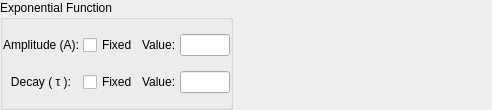
<?xml version="1.0" encoding="UTF-8"?>
<ui version="4.0">
 <class>Form</class>
 <widget class="QWidget" name="Form">
  <property name="geometry">
   <rect>
    <x>0</x>
    <y>0</y>
    <width>492</width>
    <height>110</height>
   </rect>
  </property>
  <property name="minimumSize">
   <size>
    <width>0</width>
    <height>110</height>
   </size>
  </property>
  <property name="maximumSize">
   <size>
    <width>16777215</width>
    <height>110</height>
   </size>
  </property>
  <property name="windowTitle">
   <string>Form</string>
  </property>
  <layout class="QHBoxLayout" name="horizontalLayout" stretch="0">
   <property name="spacing">
    <number>0</number>
   </property>
   <property name="leftMargin">
    <number>0</number>
   </property>
   <property name="topMargin">
    <number>0</number>
   </property>
   <property name="rightMargin">
    <number>0</number>
   </property>
   <property name="bottomMargin">
    <number>0</number>
   </property>
   <item alignment="Qt::AlignLeft">
    <widget class="QGroupBox" name="group">
     <property name="styleSheet">
      <string notr="true">#le_amp, #le_decay{
font-weight: normal;
}</string>
     </property>
     <property name="title">
      <string>Exponential Function</string>
     </property>
     <layout class="QGridLayout" name="gridLayout">
      <property name="leftMargin">
       <number>0</number>
      </property>
      <property name="topMargin">
       <number>0</number>
      </property>
      <property name="rightMargin">
       <number>0</number>
      </property>
      <property name="bottomMargin">
       <number>0</number>
      </property>
      <property name="horizontalSpacing">
       <number>4</number>
      </property>
      <property name="verticalSpacing">
       <number>1</number>
      </property>
      <item row="0" column="0">
       <widget class="QLabel" name="label">
        <property name="text">
         <string>Amplitude (A):</string>
        </property>
        <property name="alignment">
         <set>Qt::AlignCenter</set>
        </property>
       </widget>
      </item>
      <item row="0" column="2">
       <widget class="QLabel" name="label_4">
        <property name="text">
         <string>Value:</string>
        </property>
       </widget>
      </item>
      <item row="1" column="0">
       <widget class="QLabel" name="label_2">
        <property name="text">
         <string>Decay ( τ ):</string>
        </property>
        <property name="alignment">
         <set>Qt::AlignCenter</set>
        </property>
       </widget>
      </item>
      <item row="0" column="3">
       <widget class="QLineEdit" name="le_amp">
        <property name="minimumSize">
         <size>
          <width>50</width>
          <height>0</height>
         </size>
        </property>
        <property name="maximumSize">
         <size>
          <width>50</width>
          <height>16777215</height>
         </size>
        </property>
        <property name="readOnly">
         <bool>true</bool>
        </property>
       </widget>
      </item>
      <item row="1" column="3">
       <widget class="QLineEdit" name="le_decay">
        <property name="minimumSize">
         <size>
          <width>50</width>
          <height>0</height>
         </size>
        </property>
        <property name="maximumSize">
         <size>
          <width>50</width>
          <height>16777215</height>
         </size>
        </property>
        <property name="readOnly">
         <bool>true</bool>
        </property>
       </widget>
      </item>
      <item row="0" column="1">
       <widget class="QCheckBox" name="fix_amp">
        <property name="text">
         <string>Fixed</string>
        </property>
       </widget>
      </item>
      <item row="1" column="1">
       <widget class="QCheckBox" name="fix_decay">
        <property name="text">
         <string>Fixed</string>
        </property>
       </widget>
      </item>
      <item row="1" column="2">
       <widget class="QLabel" name="label_5">
        <property name="text">
         <string>Value:</string>
        </property>
       </widget>
      </item>
     </layout>
    </widget>
   </item>
  </layout>
 </widget>
 <resources>
  <include location="resources.qrc"/>
 </resources>
 <connections/>
</ui>
